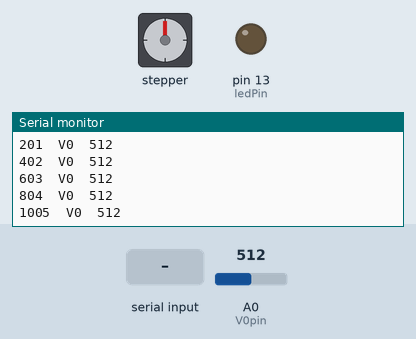
Simulated run of this sketch. Board: Arduino Uno, built with avr-gcc and run on an emulated ATmega328P. On the bench: stepper motor, output pins drawn as LEDs (lit = HIGH), the last lines printed to the serial monitor. Wiring (inferred from the names in the program): stepper motor (200 steps per turn assumed): coils pin 2, pin 3, pin 4, pin 5. Inputs (shaded band) come from the test bench; at power-on: A0 (V0pin) = 512. Pins used as bus, display or sensor lines are not drawn.

Above: at 1.2 s.
1.3 s: "w\n" received over Serial
At 1.31 s:
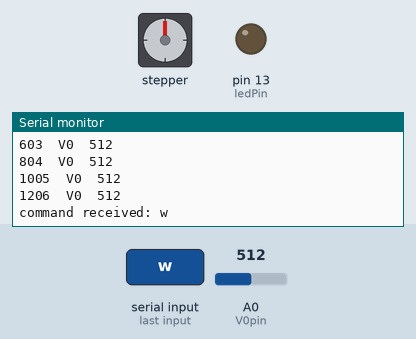
2.8 s: "s\n" received over Serial
At 3.18 s:
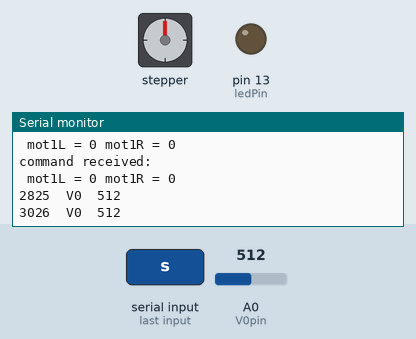
Timing chart, 0 to 5.8 s (numbered marks = the images above; inputs shaded):
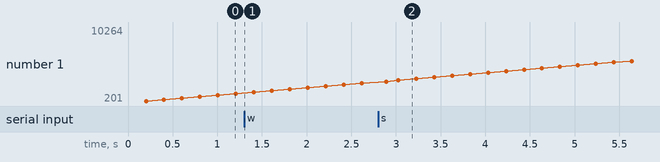

Measured:
- after the input at 1.3 s, the serial monitor: prints a new line at once (image 1)
- after the input at 2.8 s, the serial monitor: prints a new line at once (image 2)
- plotted number 1: 2614 → 10264 after the input at 2.8 s

The sketch:

serial_motor_control2.ino
```cpp
//HERE BE #INCLUDES
#include <AccelStepper.h>

// Motors 1 and 2 face 'forward' , 3 and 4 face 'to the side'

//HERE BE CONSTANTS

//set the direction and enable pins for the motor controller
const int motor1L = 5;    // Motor 1 leg 1 (pin 2, 1A)
const int motor1R = 3;
const int mot1Ren = 2;
const int mot1Len = 4;
const int V0pin = 0;
const int V1pin = 1;
int motor_speed = 255;   // Max value of PWM
 int button = 0;
 int lock = 0; // if lock is low, motors are independent
 int potMax = 1023;
 int pot1In = 0;
 int pot2In = 0;
 int mot1L = 0;
 int mot1R = 0;
 int mot2L = 0;
 int mot2R = 0;
 int ledPin = 13;
 int current = 0;
 long time = 0;

//set up speeds
float maxSpeed = 7000;


//HERE BE GLOBAL VARIABLES AND OBJECTS
// variables keeping track of the controller commands

int s1 = 0;
int s2 = 0;
int s3 = 0;
int s4 = 0;
volatile boolean newCommand = false; // whether a valid command has been received
char command; // character recieved to be acted on
// set up motors

//

void setup(){
	//initialize serial communication
	Serial.begin(9600);
	//set acceleration and initial speed for motors
  //analogReference(INTERNAL);
	float acceleration = 1000;
	float initSpeed = 0;
	int pulseWidth = 35; // this is the minimum pulse width recommended by the library

//start all the motors with zero speed
// set all the other pins you're using as outputs:
    pinMode(motor1L, OUTPUT);
    pinMode(motor1R, OUTPUT);
    pinMode(mot1Ren, OUTPUT);
    pinMode(mot1Len, OUTPUT);
    pinMode(ledPin, OUTPUT);
    digitalWrite(mot1Ren, HIGH);
    digitalWrite(mot1Len, HIGH);
}

void loop(){
	if (newCommand == true){
    Serial.print("command received: ");
    Serial.println(command);
    newCommand = false;
    switch(command){
      case 'w':{
        increment(mot1L, mot1R, 100);
        analogWrite(motor1L,mot1L);
        analogWrite(motor1R,mot1R);
        break;
      }
      case 's':{
        increment(mot1L, mot1R, -100);
        analogWrite(motor1L,mot1L);
        analogWrite(motor1R,mot1R);
        break;
      }

    }
    Serial.print(" mot1L = ");
      Serial.print(mot1L);
      Serial.print(" mot1R = ");
      Serial.println(mot1R);
	}
  if (millis() - time > 200){
    // Print data every 100 ms
    time = millis();
    int V0 = analogRead(V0pin);
    Serial.print(millis());Serial.print('\t');
    Serial.print("V0"); Serial.print('\t'); Serial.print(V0);
    Serial.print('\n');
  }


}

/*
  SerialEvent occurs whenever a new data comes in the
 hardware serial RX.  This routine is run between each
 time loop() runs, so using delay inside loop can delay
 response.  Multiple bytes of data may be available.
 */
void serialEvent() {
   while (Serial.available()) {
    // get the new byte:
    char inChar = (char)Serial.read();

    newCommand = true;
    command = inChar;
  }
}

void cmdMotor(int pinL, int pinR, int cmdL, int cmdR)
{
   if (cmdL != 0){
  analogWrite(pinL, cmdL);
  digitalWrite(pinR,LOW);
 }
 else{
  analogWrite(pinR, cmdR);
  digitalWrite(pinL, LOW);
 }
}

void increment(int &motorL, int &motorR, int amt){
  // motorL and motorR are the current commands to the left and right directions of the motor
  int motorSpeed = motorR - motorL; //Right is positive and left is negative
  motorSpeed += amt;
  Serial.println(motorSpeed);
  if (motorSpeed >= 0){

    motorR = motorSpeed;
    motorL = 0;
    if (motorR > 255){
      motorR = 255;
    }
  }
  else{
    motorR = 0;
    motorL = -motorSpeed;
    if (motorL > 255){
      motorL = 255;
    }
  }
}
```
